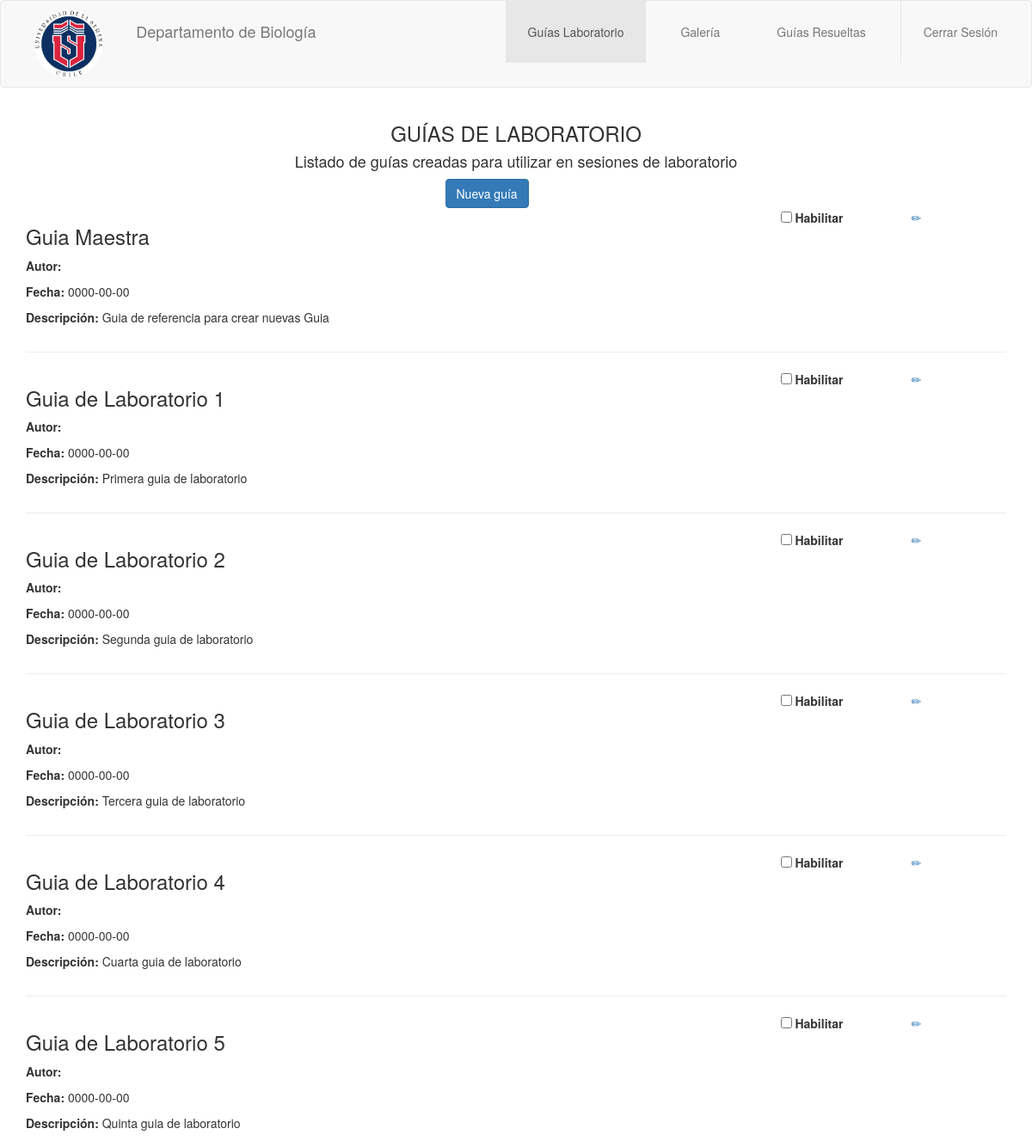
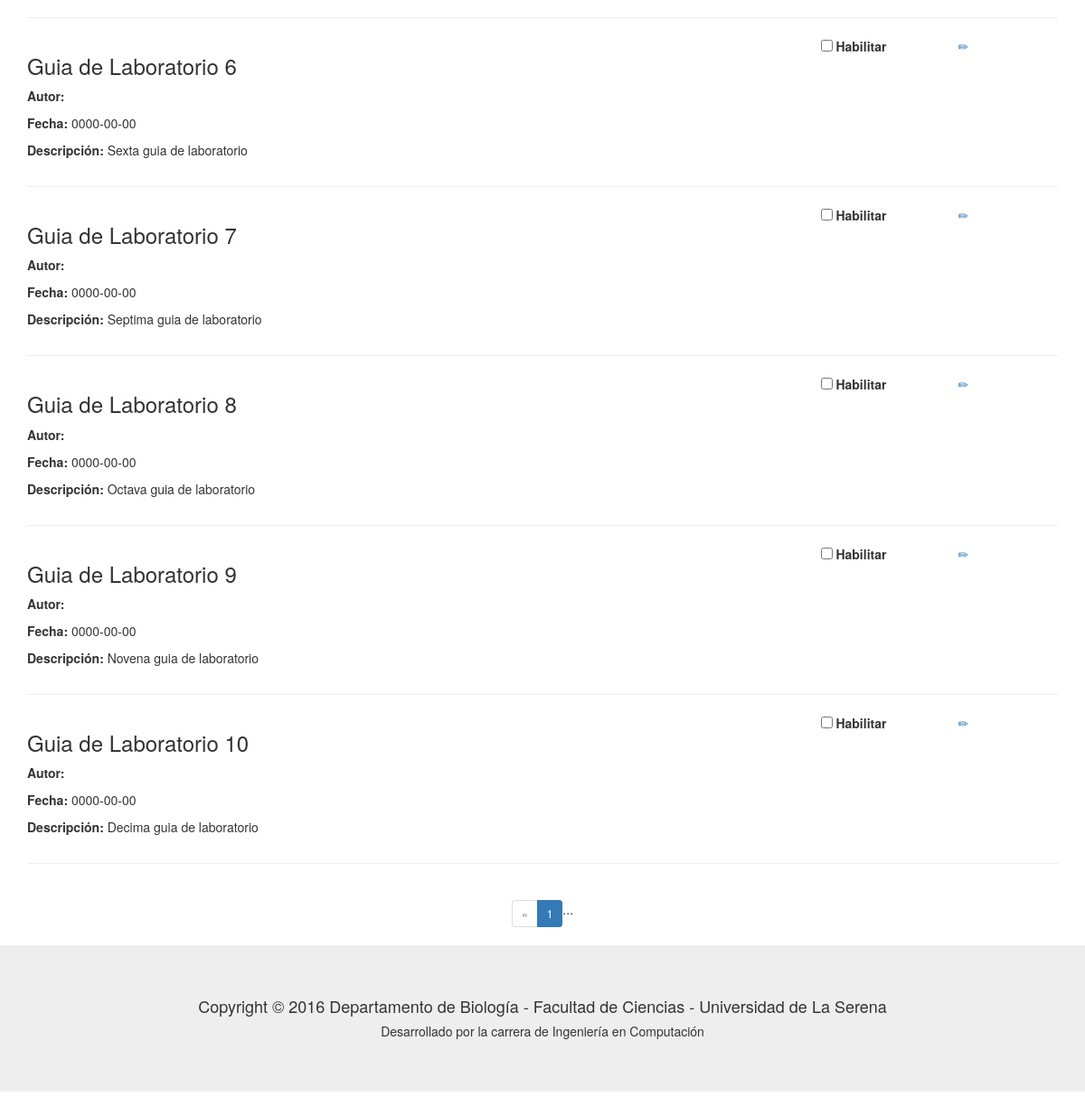
Screenshot of /guias.php with the database file from the repository (2 pictures, top to bottom).
### tables this page shows
create table Guia(
	Id int(11) not null,
	Titulo varchar(50) default null,
	Descripcion varchar(500) default null,
	Fecha date default null,
	IdAsignatura int(11) default null,
	Estado varchar(20) default null,
	primary key(Id),
	foreign key(IdAsignatura) references Asignatura(Id)
	on delete no action on update no action
);

### guias.php (the view, shortened to what this page needs)
<!DOCTYPE html>
<html>
    <head>
        <link href="css/bootstrap.min.css" rel="stylesheet">
        <link href="css/guia.css" rel="stylesheet">
		<?php
			require('scripts/conexion.php');
			function cargarGuias($id,$titulo,$descripcion,$fecha,$usuario){
				print "<div class=\"row\" id = \"".$id."\">";
				print		"<div class=\"col-md-9\">";
				print		  "<h3 id=\"titulo-guia\">".$titulo."</h3>";
				print		  "<p id=\"autor\">";
				print			"<strong>Autor:  </strong>".$usuario."</p>";
				print		  "<p id=\"fecha\">";
				print			"<strong>Fecha:  </strong>".$fecha."</p>";
				print		  "<p id=\"descripcion\">";
				print			"<strong>Descripción:  </strong>".$descripcion."</p>";
				print		"</div>";
				print		"<div class=\"col-md-3\">";
				print			"<div class=\"row\">";
				print               "<div class=\"col-xs-5\">";
                print                   "<label>";
                print                       "<input type=\"checkbox\" id=\"habilitarGuia:".$id."\"> Habilitar";
                print                   "</label>";
                print               "</div>";
				print    			"<div class=\"col-xs-1\">";
                print     				"<a href=\"guia.php?id=".$id."&modo=VER\" id=\"verGuia:".$id."\" data-toggle=\"tooltip\" data-placement=\"top\" title=\"Ver guía\"><span class=\"glyphicon glyphicon-eye-open\"></span></a>";
				print    			"</div>";
                print    			"<div class=\"col-xs-1\">";
                print     				"<a href=\"guia.php?id=".$id."&modo=EDITAR\" id=\"editarGuia:".$id."\" data-toggle=\"tooltip\" data-placement=\"top\" title=\"Editar guía\"><span class=\"glyphicon glyphicon-pencil\"></span></a>";
                print    			"</div>";
				print    			"<div class=\"col-xs-1\">";
                print     				"<a href=\"#\" id=\"eliminarGuia:".$id."\" data-toggle=\"tooltip\" data-placement=\"right\" title=\"Eliminar guía\"><span class=\"glyphicon glyphicon-trash\"></span></a>";
				print    			"</div>";
				print			"</div>";
				print		"</div>";
				print "</div>";
				print "<hr>";
			}
		?>
    </head>
    <body>
        <nav class="navbar navbar-default">
          <div class="container">
            <div class="row">
                <div class="navbar-header">
                    <div class="col-md-4">
                        <img src="imagenes/logo-ULS.png" id="logo-uls" class="center-block img-circle">
                    </div>
                    <div class="col-md-8">
                        <h6 class="navbar-brand">Departamento de Biología</h6>
                    </div>
                </div>
                <div class="navbar-right">
                    <ul class="nav navbar-nav">
                        <li class="active">
                            <a href="#">Guías Laboratorio</a>
                        </li>
                        <li>
                            <a href="#">Galería</a>
                        </li>
                        <li>
                            <a href="guias_resueltas.html">Guías Resueltas</a>
                        </li>
                        <li class="sign-out">
                            <a href="#">Cerrar Sesión <span class="sr-only">(current)</span></a>
                        </li>
                    </ul>
                </div>
            </div>
          </div>
        </nav>
        <div class="container" id="contenido-guia">
            <div id="numero-laboratorio">
                <h3 class="text text-center">GUÍAS DE LABORATORIO</h3>
                <h4 class="text text-center">Listado de guías creadas para utilizar en sesiones de laboratorio</h4>
            </div>
        </div>
        <div class="container" id="nueva_guia">
            <div class="row">
                <div class="col-md-5 text-center"></div>
                <div class="col-md-7 ">
                    <button class="btn btn-primary" data-toggle="modal" data-target="#miVentana">Nueva guía</button>
                </div>
            </div>
        </div>
        <div class="container" id ="listado-guias">
			<?php
				$rut = '15302958-k';
				$idAsignatura = 1;
				$stmt = $conn->prepare ("SELECT Nombre, ApellidoP, ApellidoM FROM Usuario WHERE Rut=:rut");
				$stmt->bindParam(':rut',$rut);
				$stmt->execute();
				$row = $stmt->fetch();
				$profesor = $row['Nombre']." ".$row['ApellidoP']." ".$row['ApellidoM'];
				$stmt = $conn->prepare ("SELECT Id, Titulo, Descripcion, Fecha, Estado FROM Guia WHERE IdAsignatura = :id");
				$stmt->bindParam(':id',$idAsignatura);
				$stmt->execute();
				while($row = $stmt->fetch()){
					$id = $row['Id'];
					$titulo = $row['Titulo'];
					$descripcion = $row['Descripcion'];
					$fecha = $row['Fecha'];
					cargarGuias($id,$titulo,$descripcion,$fecha,$profesor);
				}
			?>
        </div>
        <div class="container">
          <div class="row text-center">
              <nav>
                <ul class="pagination pagination-sm">
                  <li class="disabled">
                    <a href="#" aria-label="Previous">
                        <span aria-hidden="true">«</span>
                    </a>
                  </li>
                  <li class="active">
                    <a href="#">1
                    </a>
                  </li>...</ul>
              </nav>
          </div>
        </div>
        <footer>
          <div class="jumbotron">
            <center>
              <h4 id="pie-pagina">Copyright © 2016 Departamento de Biología - Facultad de Ciencias - Universidad
                de La Serena</h4>
              <h5>Desarrollado por la carrera de Ingeniería en Computación</h5>
            </center>
          </div>
        </footer>
    </body>
</html>

### css/guia.css (style rules this page uses)
#logo-uls { padding: 10px; width: 100px; height: 10opx; }
.navbar-nav > li > a { padding: 26px; margin-right: 14px; }
.sign-out { border-left: 1px solid #e7e7e7; }

### rows the page displays
guia: Titulo "Guia Maestra", Fecha "0000-00-00", Descripcion "Guia de referencia para crear nuevas Guia"
guia: Titulo "Guia de Laboratorio 1", Fecha "0000-00-00", Descripcion "Primera guia de laboratorio"
guia: Titulo "Guia de Laboratorio 2", Fecha "0000-00-00", Descripcion "Segunda guia de laboratorio"
guia: Titulo "Guia de Laboratorio 3", Fecha "0000-00-00", Descripcion "Tercera guia de laboratorio"
guia: Titulo "Guia de Laboratorio 4", Fecha "0000-00-00", Descripcion "Cuarta guia de laboratorio"
guia: Titulo "Guia de Laboratorio 5", Fecha "0000-00-00", Descripcion "Quinta guia de laboratorio"
guia: Titulo "Guia de Laboratorio 6", Fecha "0000-00-00", Descripcion "Sexta guia de laboratorio"
guia: Titulo "Guia de Laboratorio 7", Fecha "0000-00-00", Descripcion "Septima guia de laboratorio"
guia: Titulo "Guia de Laboratorio 8", Fecha "0000-00-00", Descripcion "Octava guia de laboratorio"
guia: Titulo "Guia de Laboratorio 9", Fecha "0000-00-00", Descripcion "Novena guia de laboratorio"
guia: Titulo "Guia de Laboratorio 10", Fecha "0000-00-00", Descripcion "Decima guia de laboratorio"
